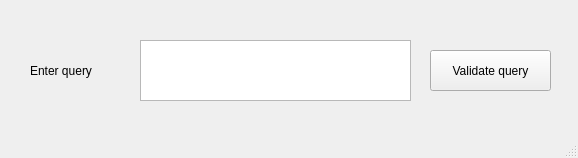
<?xml version="1.0" encoding="UTF-8"?>
<ui version="4.0">
 <class>mySQLCustomQueryWindow</class>
 <widget class="QMainWindow" name="mySQLCustomQueryWindow">
  <property name="geometry">
   <rect>
    <x>0</x>
    <y>0</y>
    <width>578</width>
    <height>158</height>
   </rect>
  </property>
  <property name="windowTitle">
   <string>MainWindow</string>
  </property>
  <widget class="QWidget" name="centralwidget">
   <widget class="QLabel" name="label">
    <property name="geometry">
     <rect>
      <x>30</x>
      <y>50</y>
      <width>101</width>
      <height>41</height>
     </rect>
    </property>
    <property name="text">
     <string>Enter query</string>
    </property>
   </widget>
   <widget class="QTextEdit" name="textEdit">
    <property name="geometry">
     <rect>
      <x>140</x>
      <y>40</y>
      <width>271</width>
      <height>61</height>
     </rect>
    </property>
   </widget>
   <widget class="QPushButton" name="pushButton">
    <property name="geometry">
     <rect>
      <x>430</x>
      <y>50</y>
      <width>121</width>
      <height>41</height>
     </rect>
    </property>
    <property name="text">
     <string>Validate query</string>
    </property>
   </widget>
  </widget>
  <widget class="QMenuBar" name="menubar">
   <property name="geometry">
    <rect>
     <x>0</x>
     <y>0</y>
     <width>578</width>
     <height>25</height>
    </rect>
   </property>
  </widget>
  <widget class="QStatusBar" name="statusbar"/>
 </widget>
 <resources/>
 <connections/>
</ui>
